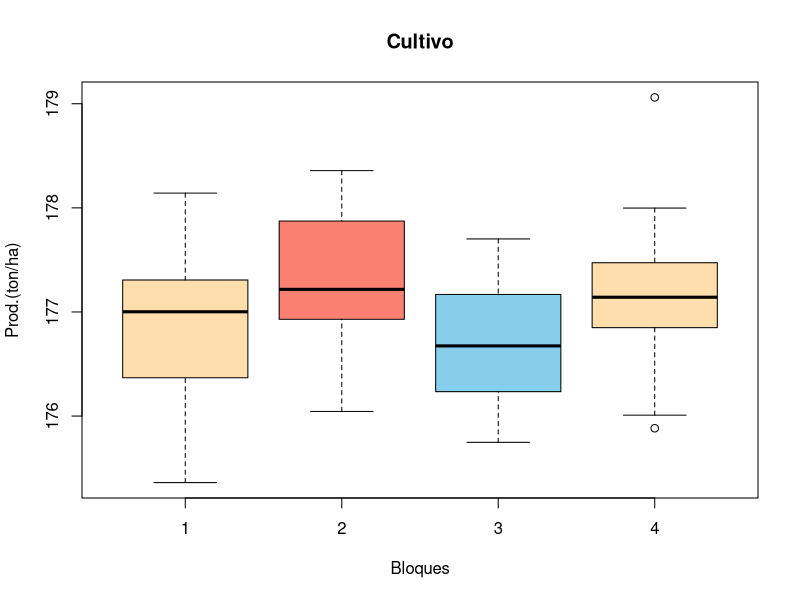
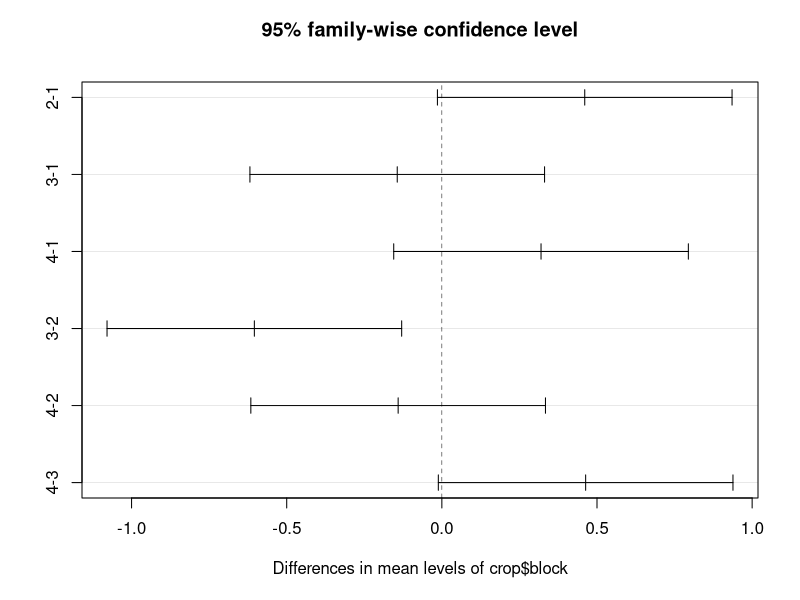
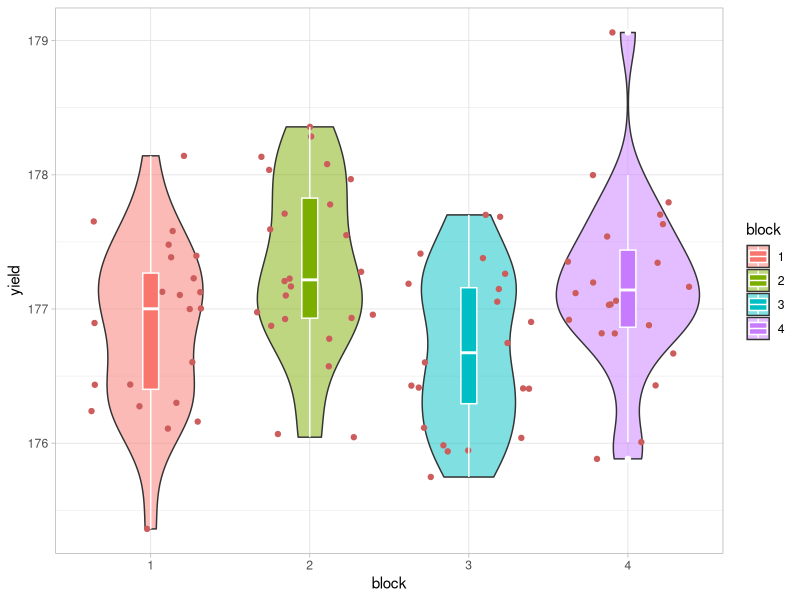

Write the R code that produced these figures, in order.
#  Ramón Copado García

#Análisis de Variaza
#Productividad de cultivo

#Anova unifactorial o de un solo factor

crop <-read.csv("crop_data.csv",header = T)

#Lo siguiente es para poder usar los numeros como factores
crop$block<-as.factor(crop$block)
crop$fertilizer<-as.factor(crop$fertilizer)
summary(crop)

colores <-c ("navajowhite", "salmon", "skyblue")

# Crear un boxplot Fertilizante

boxplot (crop$yield ~ crop$block, 
         col = colores,
         main = "Cultivo",
         xlab = "Bloques",
         ylab = "Prod.(ton/ha)")

tapply(crop$yield, crop$block, mean)
tapply(crop$yield, crop$block, sd)
tapply(crop$yield, crop$block, var)

#aplicar prueba de normalidad de datos
shapiro.test(subset(crop$yield, crop$block=="1"))
shapiro.test(subset(crop$yield, crop$block=="2"))
shapiro.test(subset(crop$yield, crop$block=="3"))
shapiro.test(subset(crop$yield, crop$block=="4"))

#Prueba de Bartlett
bartlett.test(crop$yield~crop$block)#sirve para tres varianzas que comparar

#Ho = 1=2=3=4
#1Ha = 1=2 no igual 3 o no igual a 2

#Se acepta Ho

#Prueba ANOVA
crop.aov<-aov(crop$yield~crop$block+crop$block)
summary(crop.aov)
crop.aov<-aov(crop$yield~crop$block*crop$block)
summary(crop.aov)

crop.aov<-aov(crop$yield~crop$block)
summary(crop.aov)

# LSD determinar el valor
qt(.975,93)
sqrt((2*0.3859)/32)*qt(.975,93) #diferencia mínima de las medias que debe existir
tapply(crop$yield, crop$block, mean)

#Primer diferencia de medias F1 vs F2
176.7570 - 176.9332 #no hay diferencia
#Primer diferencia de medias F2 vs F3
176.9332-177.3562 #si hay deferencia
#Primer diferencia de medias F2 vs F3
176.7570-177.3562 #si hay diferencia

# Prueba Tukey
sqrt((2*0.3859)/32)*qtukey(.95, nmeans = 3, df = 93) #diferencia mínima de las                                                          medias que debe existir

#Primer diferencia de medias F1 vs F2
176.7570 - 176.9332 #no hay diferencia
#Primer diferencia de medias F2 vs F3
176.9332-177.3562 #no hay deferencia
#Primer diferencia de medias F2 vs F3
176.7570-177.3562 #si hay diferencia

#solo hay diferencia en F1 y F3

#Gráficar con Tukey

TukeyHSD(crop.aov)#aqui si hay diferencias como en el LSD
plot(TukeyHSD(crop.aov))

#####TAREA HACER LO MISMO PARA BLOCKES



library(ggplot2)

ggplot(crop, aes(x=block, y= yield, fill = block))+
  geom_violin(alpha = 0.5) + 
  geom_jitter(col = "indianred")+
  geom_boxplot(width = 0.1, col = "White")+
  theme_light()
labs(x ="Bloque", 
     y= "Rendimiento (Ton/ha.")

